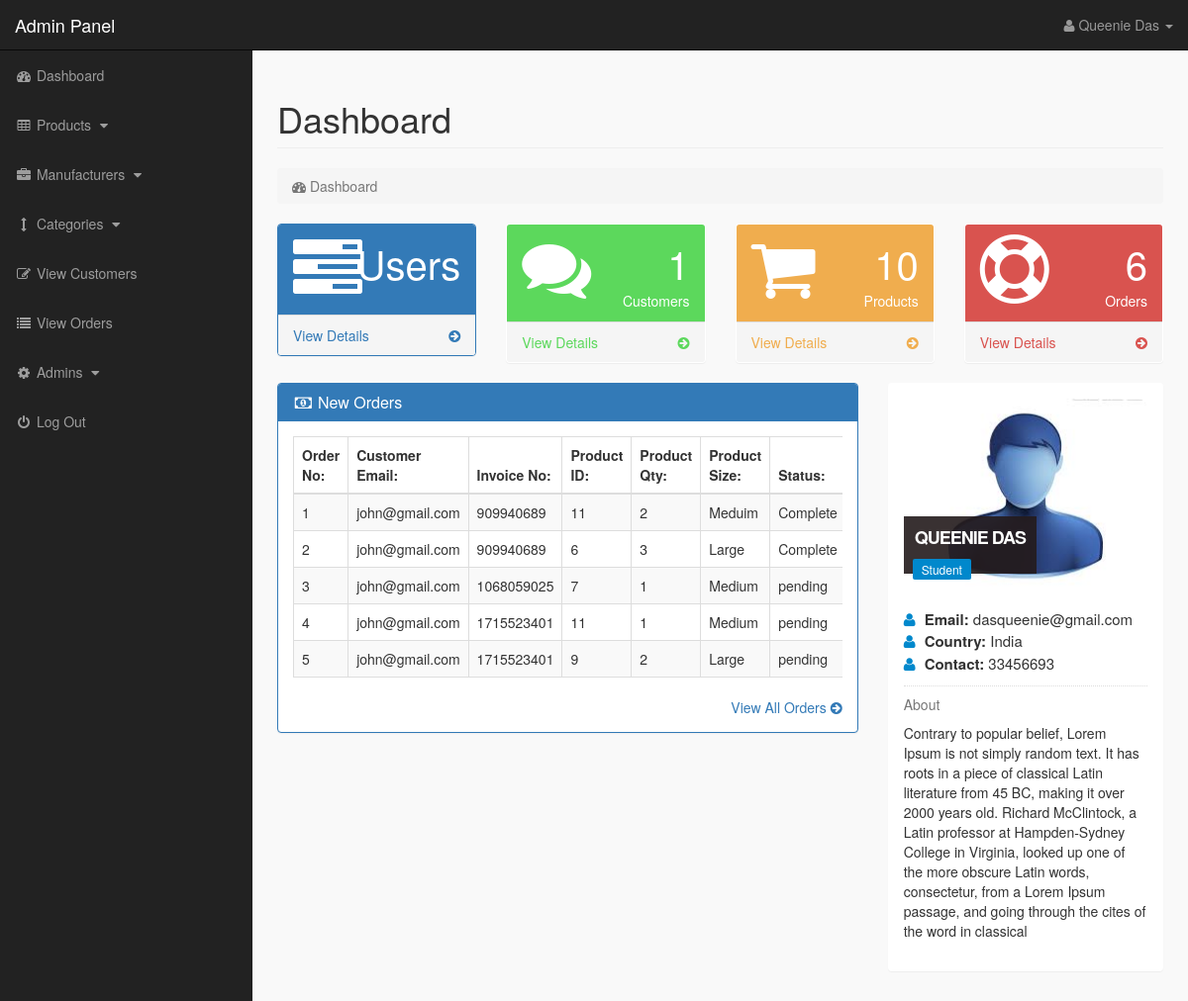
The app's page /Ecom_store/admin_area/index.php?dashboard (signed in), older data.
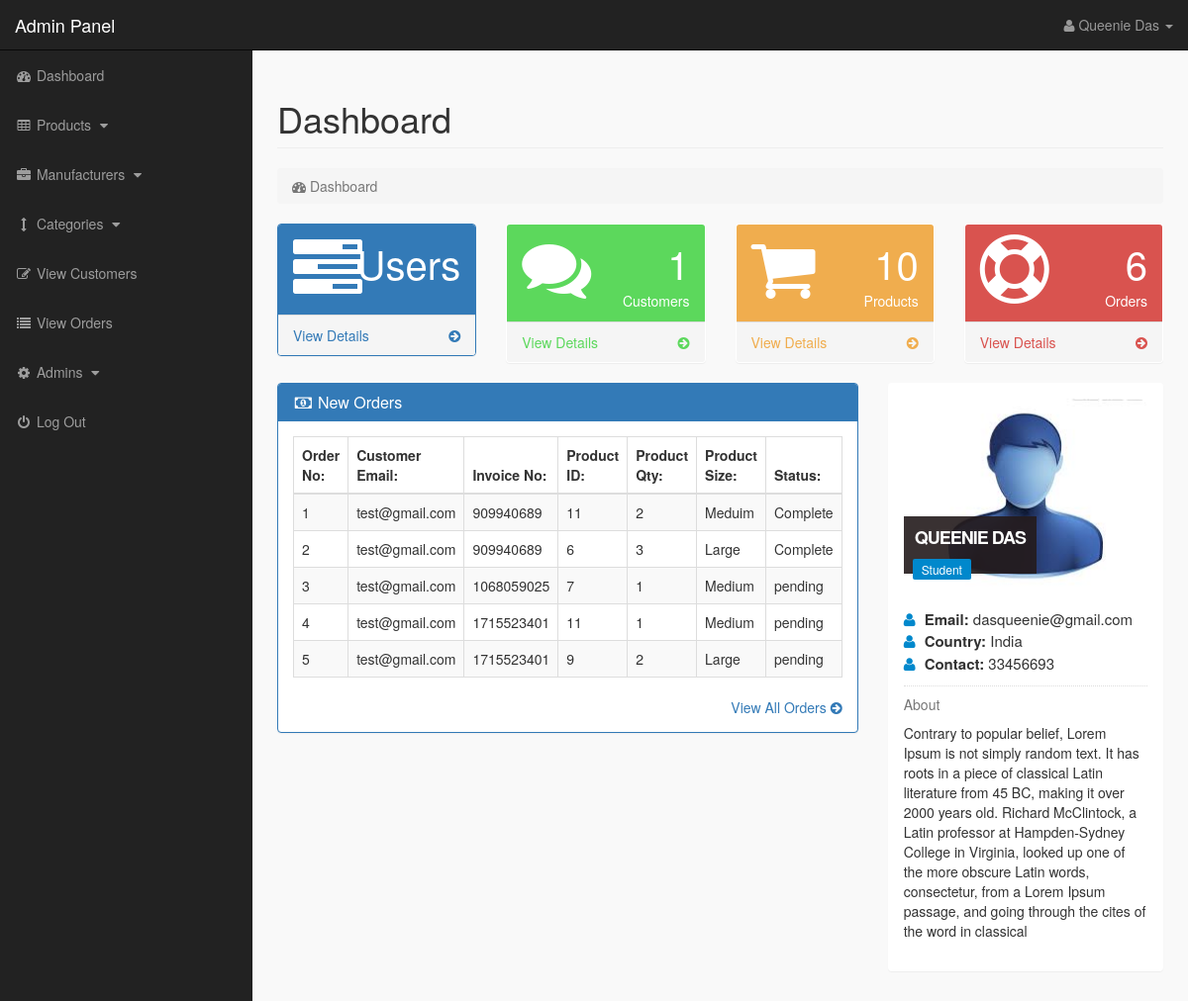
The same page, newer data.
### tables this page shows
CREATE TABLE IF NOT EXISTS `pending_orders` (
`order_id` int(10) NOT NULL,
  `customer_id` int(10) NOT NULL,
  `invoice_no` int(10) NOT NULL,
  `product_id` text NOT NULL,
  `qty` int(10) NOT NULL,
  `size` text NOT NULL,
  `order_status` text NOT NULL
);

CREATE TABLE IF NOT EXISTS `customers` (
`customer_id` int(10) NOT NULL,
  `customer_name` varchar(255) NOT NULL,
  `customer_email` varchar(255) NOT NULL,
  `customer_pass` varchar(255) NOT NULL,
  `customer_country` text NOT NULL,
  `customer_city` text NOT NULL,
  `customer_contact` varchar(255) NOT NULL,
  `customer_address` text NOT NULL,
  `customer_image` text NOT NULL,
  `customer_ip` varchar(255) NOT NULL
);

### Ecom_store/admin_area/dashboard.php (the view, shortened to what this page needs)
<?php
if(!isset($_SESSION['admin_email'])){
echo "<script>window.open('login.php','_self')</script>";
}
else {
?>
<div class="row">
<div class="col-lg-12">
<h1 class="page-header">Dashboard</h1>
<ol class="breadcrumb">
<li class="active">
<i class="fa fa-dashboard"></i> Dashboard
</li>
</ol>
</div>
</div>
<div class="row">
<div class="col-lg-3 col-md-6">
<div class="panel panel-primary">
<div class="panel-heading">
<div class="row">
<div class="col-xs-3">
<i class="fa fa-tasks fa-5x"> </i>
</div>
<div class="col-xs-9 text-right">
<div class="huge"> Users </div>
</div>
</div>
</div>
<a href="index.php?view_users">
<div class="panel-footer">
<span class="pull-left"> View Details </span>
<span class="pull-right"> <i class="fa fa-arrow-circle-right"></i> </span>
<div class="clearfix"></div>
</div>
</a>
</div>
</div>
<div class="col-lg-3 col-md-6">
<div class="panel panel-green">
<div class="panel-heading">
<div class="row">
<div class="col-xs-3">
<i class="fa fa-comments fa-5x"> </i>
</div>
<div class="col-xs-9 text-right">
<div class="huge"> <?php echo $count_customers; ?> </div>
<div>Customers</div>
</div>
</div>
</div>
<a href="index.php?view_customers">
<div class="panel-footer">
<span class="pull-left"> View Details </span>
<span class="pull-right"> <i class="fa fa-arrow-circle-right"></i> </span>
<div class="clearfix"></div>
</div>
</a>
</div>
</div>
<div class="col-lg-3 col-md-6">
<div class="panel panel-yellow">
<div class="panel-heading">
<div class="row">
<div class="col-xs-3">
<i class="fa fa-shopping-cart fa-5x"> </i>
</div>
<div class="col-xs-9 text-right">
<div class="huge"> <?php echo $count_products; ?> </div>
<div>Products</div>
</div>
</div>
</div>
<a href="index.php?view_products">
<div class="panel-footer">
<span class="pull-left"> View Details </span>
<span class="pull-right"> <i class="fa fa-arrow-circle-right"></i> </span>
<div class="clearfix"></div>
</div>
</a>
</div>
</div>
<div class="col-lg-3 col-md-6">
<div class="panel panel-red">
<div class="panel-heading">
<div class="row">
<div class="col-xs-3">
<i class="fa fa-support fa-5x"> </i>
</div>
<div class="col-xs-9 text-right">
<div class="huge"> <?php echo $count_pending_orders; ?> </div>
<div>Orders</div>
</div>
</div>
</div>
<a href="index.php?view_orders">
<div class="panel-footer">
<span class="pull-left"> View Details </span>
<span class="pull-right"> <i class="fa fa-arrow-circle-right"></i> </span>
<div class="clearfix"></div>
</div>
</a>
</div>
</div>
</div>
<div class="row" >
<div class="col-lg-8" >
<div class="panel panel-primary" >
<div class="panel-heading" >
<h3 class="panel-title" >
<i class="fa fa-money fa-fw" ></i> New Orders
</h3>
</div>
<div class="panel-body" >
<div class="table-responsive" >
<table class="table table-bordered table-hover table-striped" >
<thead>
<tr>
<th>Order No:</th>
<th>Customer Email:</th>
<th>Invoice No:</th>
<th>Product ID:</th>
<th>Product Qty:</th>
<th>Product Size:</th>
<th>Status:</th>
</tr>
</thead>
<tbody>
<?php
$i = 0;
$get_order = "select * from pending_orders order by 1 DESC LIMIT 0,5";
$run_order = mysqli_query($con,$get_order);
while($row_order=mysqli_fetch_array($run_order)){
$c_id = $row_order['customer_id'];
$invoice_no = $row_order['invoice_no'];
$product_id = $row_order['product_id'];
$qty = $row_order['qty'];
$size = $row_order['size'];
$order_status = $row_order['order_status'];
$i++;
?>
<tr>
<td><?php echo $i; ?></td>
<td>
<?php
$get_customer = "select * from customers where customer_id='$c_id'";
$run_customer = mysqli_query($con,$get_customer);
$row_customer = mysqli_fetch_array($run_customer);
$customer_email = $row_customer['customer_email'];
echo $customer_email;
?>
</td>
<td><?php echo $invoice_no; ?></td>
<td><?php echo $product_id; ?></td>
<td><?php echo $qty; ?></td>
<td><?php echo $size; ?></td>
<td>
<?php
if($order_status=='pending'){
echo $order_status='pending';
}
else {
echo $order_status='Complete';
}
?>
</td>
</tr>
<?php } ?>
</tbody>
</table>
</div>
<div class="text-right" >
<a href="index.php?view_orders" >
View All Orders <i class="fa fa-arrow-circle-right" ></i>
</a>
</div>
</div>
</div>
</div>
<div class="col-md-4">
<div class="panel">
<div class="panel-body">
<div class="thumb-info mb-md">
<img src="admin_images/<?php echo $admin_image; ?>" class="rounded img-responsive">
<div class="thumb-info-title">
<span class="thumb-info-inner"> <?php echo $admin_name; ?> </span>
<span class="thumb-info-type"> <?php echo $admin_job; ?> </span>
</div>
</div>
<div class="mb-md">
<div class="widget-content-expanded">
<i class="fa fa-user"></i> <span>Email: </span> <?php echo $admin_email; ?>  <br>
<i class="fa fa-user"></i> <span>Country: </span> <?php echo $admin_country; ?>   <br>
<i class="fa fa-user"></i> <span>Contact: </span> <?php echo $admin_contact; ?>   <br>
</div>
<hr class="dotted short">
<h5 class="text-muted">About</h5>
<p>
<?php echo $admin_about; ?>
</p>
</div>
</div>
</div>
</div>
</div>
<?php } ?>

Row changes from the older to the newer data that the page shows:
changed through a linked row, pending_orders "Meduim": customer.customer_email "john@gmail.com" → "test@gmail.com"
changed through a linked row, pending_orders (number 2 of 5 on the later page): customer.customer_email "john@gmail.com" → "test@gmail.com"
changed through a linked row, pending_orders (number 3 of 5 on the later page): customer.customer_email "john@gmail.com" → "test@gmail.com"
changed through a linked row, pending_orders (number 4 of 5 on the later page): customer.customer_email "john@gmail.com" → "test@gmail.com"
changed through a linked row, pending_orders (number 5 of 5 on the later page): customer.customer_email "john@gmail.com" → "test@gmail.com"
